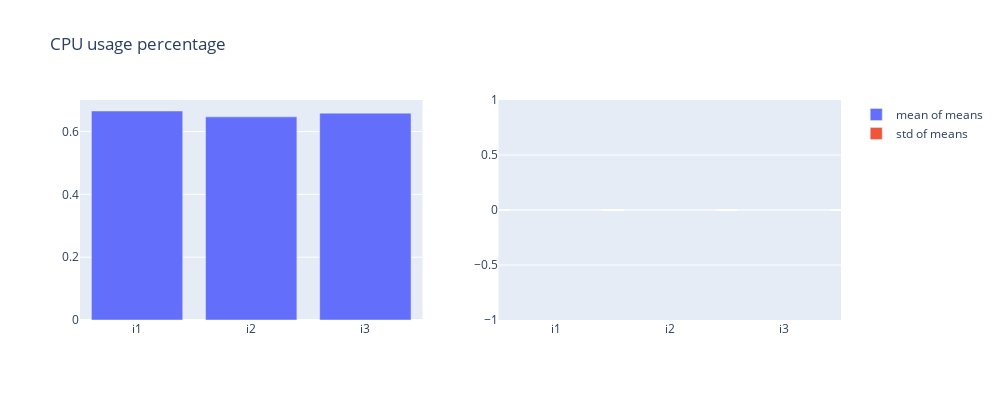

The cell this chart's notebook holds for it:
### Code cell
bar_plot("CPU usage percentage", "cpu_usage_plot", cpu_usage)

### Figure 1 — Plotly figure (JSON) as saved in the notebook; plotly's stock layout.template omitted (floating-point values rounded to 4 significant figures)
{"data": [{"name": "mean of means", "type": "bar", "x": ["i1", "i2", "i3"], "xaxis": "x", "y": [0.6655, 0.6468, 0.6586], "yaxis": "y"}, {"name": "std of means", "type": "bar", "x": ["i1", "i2", "i3"], "xaxis": "x2", "y": [0, 0, 0], "yaxis": "y2"}], "layout": {"height": 400, "title": {"text": "CPU usage percentage"}, "width": 1000, "xaxis": {"anchor": "y", "autorange": true, "domain": [0, 0.45], "range": [-0.5, 2.5], "type": "category"}, "xaxis2": {"anchor": "y2", "autorange": true, "domain": [0.55, 1], "range": [-0.5, 2.5], "type": "category"}, "yaxis": {"anchor": "x", "autorange": true, "domain": [0, 1], "range": [0, 0.7005], "type": "linear"}, "yaxis2": {"anchor": "x2", "autorange": true, "domain": [0, 1], "range": [-1, 1], "type": "linear"}}}
